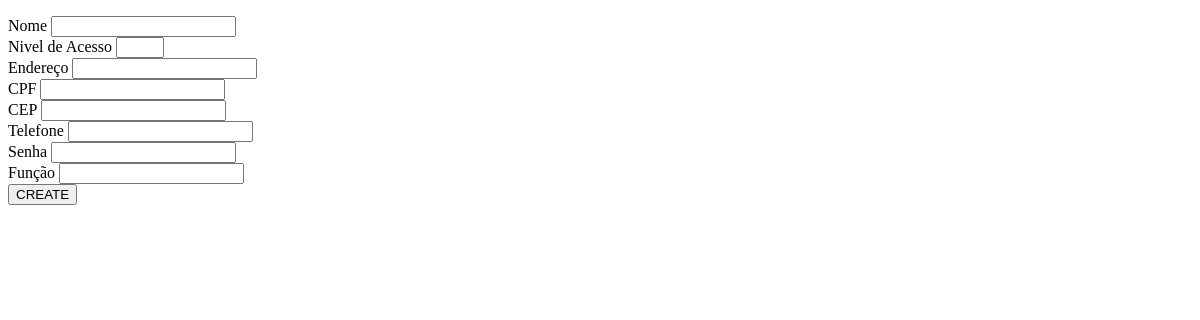
Before: /CRUDfuncionario/ with the older database file.
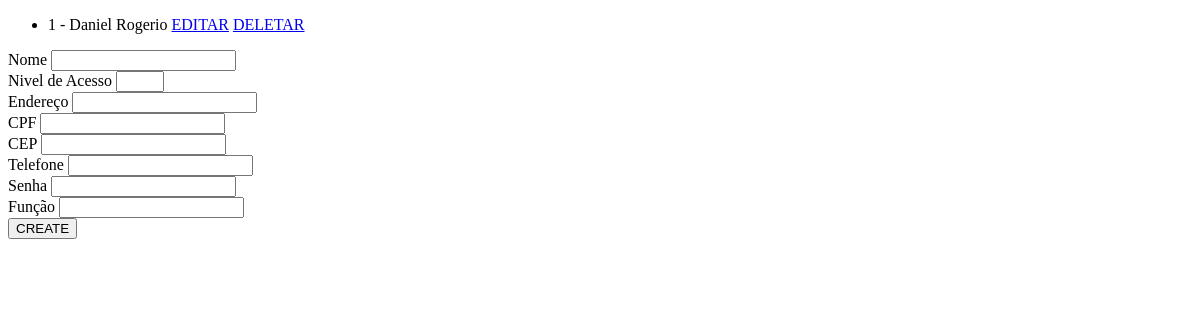
After: the same page with the newer database file.
### CRUDfuncionario/models.py (models this page shows, shortened)
class Funcionario(models.Model):
    idFuncionario = models.AutoField(primary_key=True)
    nivelDeAcesso = models.IntegerField()
    nomeFuncionario = models.CharField(max_length=30)
    enderecoFuncionario = models.CharField(max_length=30)
    CPF = models.CharField(max_length=11)
    CEP = models.CharField(max_length=8)
    telefone = models.CharField(max_length=20)
    senha = models.CharField(max_length=30)
    funcao = models.CharField(max_length=30)

### CRUDfuncionario/views.py (the view)
# urls.py: path('', home),
def home(request):
    funcionarios = Funcionario.objects.all()
    return render(request, "index.html", {"funcionarios": funcionarios})

### CRUDfuncionario/templates/index.html (shortened to what this page needs)
<!DOCTYPE html>
<html lang = "en">
    <head>
    </html>
    <body>
        <ul>
            {% for funcionario in funcionarios %}
            <li>{{ funcionario.idFuncionario}} - {{funcionario.nomeFuncionario}}
                <a href="{% url 'editar' funcionario.idFuncionario %}">EDITAR</a>
                <a href="{% url 'delete' funcionario.idFuncionario %}">DELETAR</a></li>
            {% endfor %}
        </ul>
        <form action = "{% url 'salvarFuncionario' %}" method = "POST">
            <label> Nome
                <input type="text",maxlength="30", name="nomeFuncionario"><br>
                Nivel de Acesso
                <input type="number", min="1", max="2" name="nivelDeAcesso"><br>
                Endereço
                <input type="text", maxlength="30" name="enderecoFuncionario"><br>
                CPF
                <input type="text", maxlength="11" name="CPF"><br>
                CEP
                <input type="text", maxlength="8" name="CEP"><br>
                Telefone
                <input type="text", maxlength="20" name="telefone"><br>
                Senha
                <input type="text", maxlength="30" name="senha"><br>
                Função
                <input type="text", maxlength="30" name="funcao"><br>
            </label>
            <button type="submit">CREATE</button>
        </form>
    </body>
</html>

Changed rows visible on the page:
now on this page (row edited): Funcionario: idFuncionario "1", nomeFuncionario "Daniel Rogerio"
